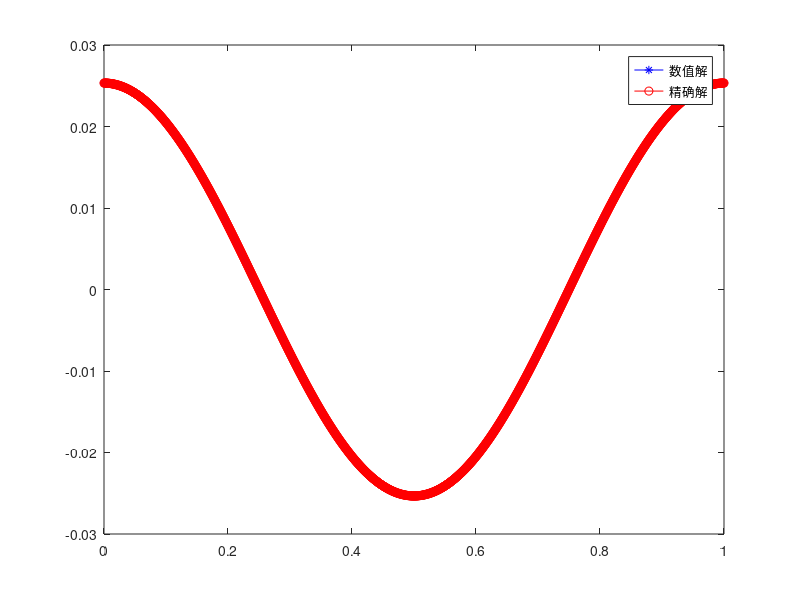

Recreate this plot in MATLAB.
clear;
format longE

for kkk = 0:7

    h  =            0.1/2^kkk;
    xh =             (0:h:1)';
    N  =           length(xh);
    
    A  = gallery('tridiag',N);

    A(1,    1:2) = [1,-1]; % 这样做可以把
    A(N,(N-1):N) = [-1,1]; % 系数矩阵对称化

    coeff_integ = [0.5, ones(1,N-2), 0.5];
    M           = [1/h/h*A,coeff_integ';coeff_integ  0];
    F           = [cos(2*pi*xh);0];
    F(1)        = F(1)/2;
    F(N)        = F(N)/2;    
    
    uh          = M\F;

    err = uh(1:N)- cos(2*pi*xh)/(4*pi*pi); % 误差函数
    err = [sqrt(sum(err(2:(end-1)).^2)*h + (err(1)^2 + err(end)^2)*0.5*h), ...
           max(abs(err))]; %两个误差l2, l-inf
    format longe
    disp('   l2 误差                     l-inf 误差 : ')
    disp(err)
end
	    

plot(xh,uh(1:N),'*-b')
hold on
plot(xh,cos(2*pi*xh)/(4*pi*pi),'o-r')
legend("数值解","精确解")